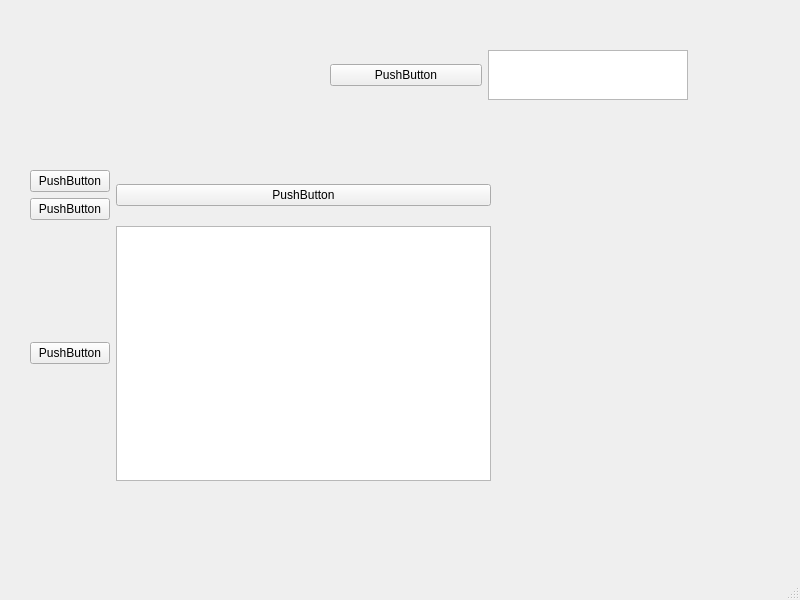
<?xml version="1.0" encoding="UTF-8"?>
<ui version="4.0">
 <class>MainWindow</class>
 <widget class="QMainWindow" name="MainWindow">
  <property name="geometry">
   <rect>
    <x>0</x>
    <y>0</y>
    <width>800</width>
    <height>600</height>
   </rect>
  </property>
  <property name="windowTitle">
   <string>MainWindow</string>
  </property>
  <widget class="QWidget" name="centralwidget">
   <widget class="QWidget" name="verticalLayoutWidget">
    <property name="geometry">
     <rect>
      <x>90</x>
      <y>0</y>
      <width>160</width>
      <height>80</height>
     </rect>
    </property>
    <layout class="QVBoxLayout" name="verticalLayout"/>
   </widget>
   <widget class="QWidget" name="gridLayoutWidget">
    <property name="geometry">
     <rect>
      <x>30</x>
      <y>170</y>
      <width>461</width>
      <height>311</height>
     </rect>
    </property>
    <layout class="QGridLayout" name="gridLayout">
     <item row="1" column="0">
      <widget class="QPushButton" name="pushButton_3">
       <property name="text">
        <string>PushButton</string>
       </property>
      </widget>
     </item>
     <item row="0" column="0">
      <widget class="QPushButton" name="pushButton">
       <property name="text">
        <string>PushButton</string>
       </property>
      </widget>
     </item>
     <item row="3" column="1">
      <widget class="QListView" name="listView"/>
     </item>
     <item row="3" column="0">
      <widget class="QPushButton" name="pushButton_2">
       <property name="text">
        <string>PushButton</string>
       </property>
      </widget>
     </item>
     <item row="0" column="1" rowspan="2">
      <widget class="QPushButton" name="pushButton_4">
       <property name="text">
        <string>PushButton</string>
       </property>
      </widget>
     </item>
    </layout>
   </widget>
   <widget class="QWidget" name="">
    <property name="geometry">
     <rect>
      <x>330</x>
      <y>30</y>
      <width>358</width>
      <height>91</height>
     </rect>
    </property>
    <layout class="QHBoxLayout" name="horizontalLayout">
     <item>
      <widget class="QPushButton" name="pushButton_5">
       <property name="text">
        <string>PushButton</string>
       </property>
      </widget>
     </item>
     <item>
      <widget class="QTextEdit" name="textEdit">
       <property name="enabled">
        <bool>true</bool>
       </property>
       <property name="minimumSize">
        <size>
         <width>20</width>
         <height>20</height>
        </size>
       </property>
       <property name="maximumSize">
        <size>
         <width>200</width>
         <height>50</height>
        </size>
       </property>
      </widget>
     </item>
    </layout>
   </widget>
  </widget>
  <widget class="QMenuBar" name="menubar">
   <property name="geometry">
    <rect>
     <x>0</x>
     <y>0</y>
     <width>800</width>
     <height>26</height>
    </rect>
   </property>
  </widget>
  <widget class="QStatusBar" name="statusbar"/>
 </widget>
 <resources/>
 <connections>
  <connection>
   <sender>pushButton_2</sender>
   <signal>clicked()</signal>
   <receiver>listView</receiver>
   <slot>clearSelection()</slot>
   <hints>
    <hint type="sourcelabel">
     <x>73</x>
     <y>384</y>
    </hint>
    <hint type="destinationlabel">
     <x>186</x>
     <y>386</y>
    </hint>
   </hints>
  </connection>
  <connection>
   <sender>pushButton_5</sender>
   <signal>clicked()</signal>
   <receiver>textEdit</receiver>
   <slot>clear()</slot>
   <hints>
    <hint type="sourcelabel">
     <x>445</x>
     <y>99</y>
    </hint>
    <hint type="destinationlabel">
     <x>547</x>
     <y>110</y>
    </hint>
   </hints>
  </connection>
  <connection>
   <sender>pushButton</sender>
   <signal>clicked()</signal>
   <receiver>MainWindow</receiver>
   <slot>close()</slot>
   <hints>
    <hint type="sourcelabel">
     <x>98</x>
     <y>212</y>
    </hint>
    <hint type="destinationlabel">
     <x>112</x>
     <y>93</y>
    </hint>
   </hints>
  </connection>
 </connections>
</ui>
